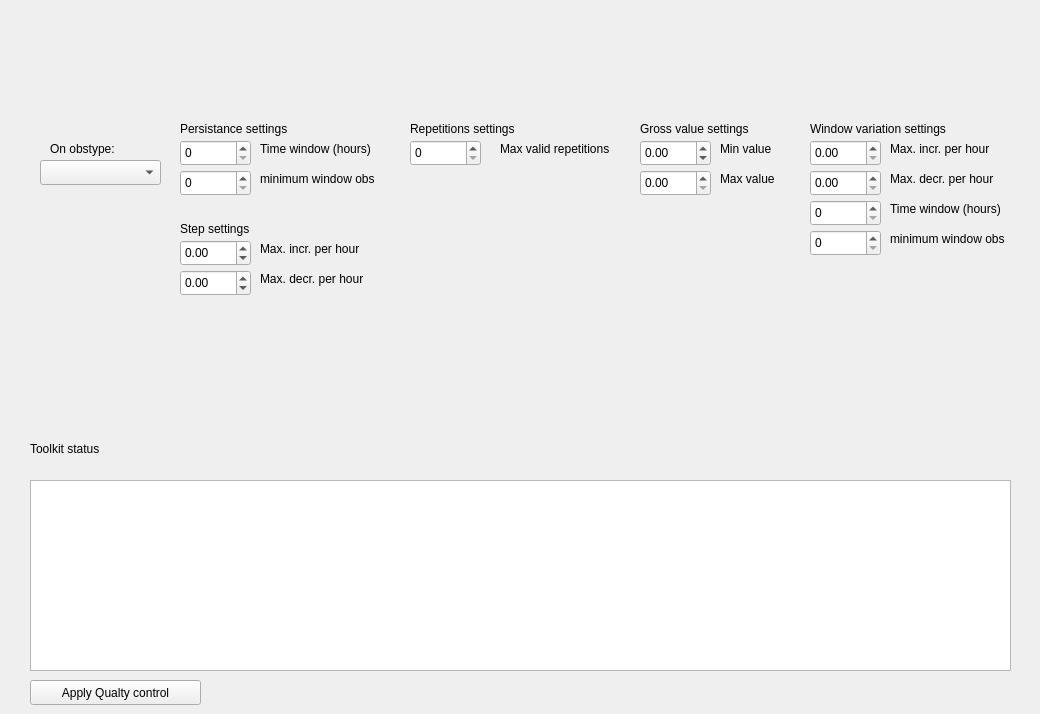
   <widget class="QWidget" name="tab_3">
    <property name="enabled">
     <bool>true</bool>
    </property>
    <attribute name="title">
     <string>Quality control</string>
    </attribute>
    <widget class="QLabel" name="label_64">
     <property name="geometry">
      <rect>
       <x>410</x>
       <y>120</y>
       <width>161</width>
       <height>17</height>
      </rect>
     </property>
     <property name="text">
      <string>Repetitions settings</string>
     </property>
    </widget>
    <widget class="QDoubleSpinBox" name="step__max_decrease_per_second">
     <property name="geometry">
      <rect>
       <x>180</x>
       <y>270</y>
       <width>71</width>
       <height>26</height>
      </rect>
     </property>
     <property name="minimum">
      <double>-50.000000000000000</double>
     </property>
    </widget>
    <widget class="QLabel" name="label_65">
     <property name="geometry">
      <rect>
       <x>890</x>
       <y>200</y>
       <width>121</width>
       <height>17</height>
      </rect>
     </property>
     <property name="text">
      <string>Time window (hours)</string>
     </property>
    </widget>
    <widget class="QSpinBox" name="window_variation__min_window_members">
     <property name="geometry">
      <rect>
       <x>810</x>
       <y>230</y>
       <width>71</width>
       <height>26</height>
      </rect>
     </property>
    </widget>
    <widget class="QLabel" name="label_66">
     <property name="geometry">
      <rect>
       <x>640</x>
       <y>120</y>
       <width>161</width>
       <height>17</height>
      </rect>
     </property>
     <property name="text">
      <string>Gross value settings</string>
     </property>
    </widget>
    <widget class="QDoubleSpinBox" name="step__max_increase_per_second">
     <property name="geometry">
      <rect>
       <x>180</x>
       <y>240</y>
       <width>71</width>
       <height>26</height>
      </rect>
     </property>
     <property name="minimum">
      <double>-50.000000000000000</double>
     </property>
    </widget>
    <widget class="QLabel" name="label_67">
     <property name="geometry">
      <rect>
       <x>50</x>
       <y>140</y>
       <width>101</width>
       <height>17</height>
      </rect>
     </property>
     <property name="text">
      <string>On obstype:</string>
     </property>
    </widget>
    <widget class="QLabel" name="label_68">
     <property name="geometry">
      <rect>
       <x>720</x>
       <y>170</y>
       <width>121</width>
       <height>17</height>
      </rect>
     </property>
     <property name="text">
      <string>Max value</string>
     </property>
    </widget>
    <widget class="QComboBox" name="obstype_selector">
     <property name="geometry">
      <rect>
       <x>40</x>
       <y>160</y>
       <width>121</width>
       <height>25</height>
      </rect>
     </property>
    </widget>
    <widget class="QLabel" name="label_69">
     <property name="geometry">
      <rect>
       <x>260</x>
       <y>240</y>
       <width>121</width>
       <height>17</height>
      </rect>
     </property>
     <property name="text">
      <string>Max. incr. per hour</string>
     </property>
    </widget>
    <widget class="QLabel" name="label_70">
     <property name="geometry">
      <rect>
       <x>260</x>
       <y>140</y>
       <width>121</width>
       <height>17</height>
      </rect>
     </property>
     <property name="text">
      <string>Time window (hours)</string>
     </property>
    </widget>
    <widget class="QSpinBox" name="persistance__min_num_obs">
     <property name="geometry">
      <rect>
       <x>180</x>
       <y>170</y>
       <width>71</width>
       <height>26</height>
      </rect>
     </property>
    </widget>
    <widget class="QDoubleSpinBox" name="gross_value__min_value">
     <property name="geometry">
      <rect>
       <x>640</x>
       <y>140</y>
       <width>71</width>
       <height>26</height>
      </rect>
     </property>
     <property name="minimum">
      <double>-50.000000000000000</double>
     </property>
    </widget>
    <widget class="QLabel" name="label_71">
     <property name="geometry">
      <rect>
       <x>720</x>
       <y>140</y>
       <width>121</width>
       <height>17</height>
      </rect>
     </property>
     <property name="text">
      <string>Min value</string>
     </property>
    </widget>
    <widget class="QSpinBox" name="window_variation__time_window_to_check">
     <property name="geometry">
      <rect>
       <x>810</x>
       <y>200</y>
       <width>71</width>
       <height>26</height>
      </rect>
     </property>
    </widget>
    <widget class="QDoubleSpinBox" name="window_variation__max_increase_per_second">
     <property name="geometry">
      <rect>
       <x>810</x>
       <y>140</y>
       <width>71</width>
       <height>26</height>
      </rect>
     </property>
    </widget>
    <widget class="QLabel" name="label_72">
     <property name="geometry">
      <rect>
       <x>180</x>
       <y>120</y>
       <width>161</width>
       <height>17</height>
      </rect>
     </property>
     <property name="text">
      <string>Persistance settings</string>
     </property>
    </widget>
    <widget class="QSpinBox" name="repetitions__max_valid_repetitions">
     <property name="geometry">
      <rect>
       <x>410</x>
       <y>140</y>
       <width>71</width>
       <height>26</height>
      </rect>
     </property>
    </widget>
    <widget class="QLabel" name="label_73">
     <property name="geometry">
      <rect>
       <x>890</x>
       <y>140</y>
       <width>121</width>
       <height>17</height>
      </rect>
     </property>
     <property name="text">
      <string>Max. incr. per hour</string>
     </property>
    </widget>
    <widget class="QSpinBox" name="persistance__time_window_to_check">
     <property name="geometry">
      <rect>
       <x>180</x>
       <y>140</y>
       <width>71</width>
       <height>26</height>
      </rect>
     </property>
    </widget>
    <widget class="QDoubleSpinBox" name="gross_value__max_value">
     <property name="geometry">
      <rect>
       <x>640</x>
       <y>170</y>
       <width>71</width>
       <height>26</height>
      </rect>
     </property>
    </widget>
    <widget class="QLabel" name="label_74">
     <property name="geometry">
      <rect>
       <x>890</x>
       <y>170</y>
       <width>121</width>
       <height>17</height>
      </rect>
     </property>
     <property name="text">
      <string>Max. decr. per hour</string>
     </property>
    </widget>
    <widget class="QLabel" name="label_75">
     <property name="geometry">
      <rect>
       <x>260</x>
       <y>170</y>
       <width>141</width>
       <height>17</height>
      </rect>
     </property>
     <property name="text">
      <string>minimum window obs</string>
     </property>
    </widget>
    <widget class="QLabel" name="label_76">
     <property name="geometry">
      <rect>
       <x>500</x>
       <y>140</y>
       <width>121</width>
       <height>17</height>
      </rect>
     </property>
     <property name="text">
      <string>Max valid repetitions</string>
     </property>
    </widget>
    <widget class="QLabel" name="label_77">
     <property name="geometry">
      <rect>
       <x>180</x>
       <y>220</y>
       <width>161</width>
       <height>17</height>
      </rect>
     </property>
     <property name="text">
      <string>Step settings</string>
     </property>
    </widget>
    <widget class="QLabel" name="label_78">
     <property name="geometry">
      <rect>
       <x>810</x>
       <y>120</y>
       <width>161</width>
       <height>17</height>
      </rect>
     </property>
     <property name="text">
      <string>Window variation settings</string>
     </property>
    </widget>
    <widget class="QLabel" name="label_79">
     <property name="geometry">
      <rect>
       <x>260</x>
       <y>270</y>
       <width>141</width>
       <height>17</height>
      </rect>
     </property>
     <property name="text">
      <string>Max. decr. per hour</string>
     </property>
    </widget>
    <widget class="QLabel" name="label_80">
     <property name="geometry">
      <rect>
       <x>890</x>
       <y>230</y>
       <width>141</width>
       <height>17</height>
      </rect>
     </property>
     <property name="text">
      <string>minimum window obs</string>
     </property>
    </widget>
    <widget class="QDoubleSpinBox" name="window_variation__max_decrease_per_second">
     <property name="geometry">
      <rect>
       <x>810</x>
       <y>170</y>
       <width>71</width>
       <height>26</height>
      </rect>
     </property>
    </widget>
    <widget class="QPushButton" name="apply_qc">
     <property name="geometry">
      <rect>
       <x>30</x>
       <y>680</y>
       <width>171</width>
       <height>25</height>
      </rect>
     </property>
     <property name="text">
      <string>Apply Qualty control</string>
     </property>
    </widget>
    <widget class="QLabel" name="label_47">
     <property name="geometry">
      <rect>
       <x>30</x>
       <y>440</y>
       <width>241</width>
       <height>17</height>
      </rect>
     </property>
     <property name="text">
      <string>Toolkit status</string>
     </property>
    </widget>
    <widget class="QTextEdit" name="prompt_2">
     <property name="geometry">
      <rect>
       <x>30</x>
       <y>480</y>
       <width>981</width>
       <height>191</height>
      </rect>
     </property>
    </widget>
   </widget>
